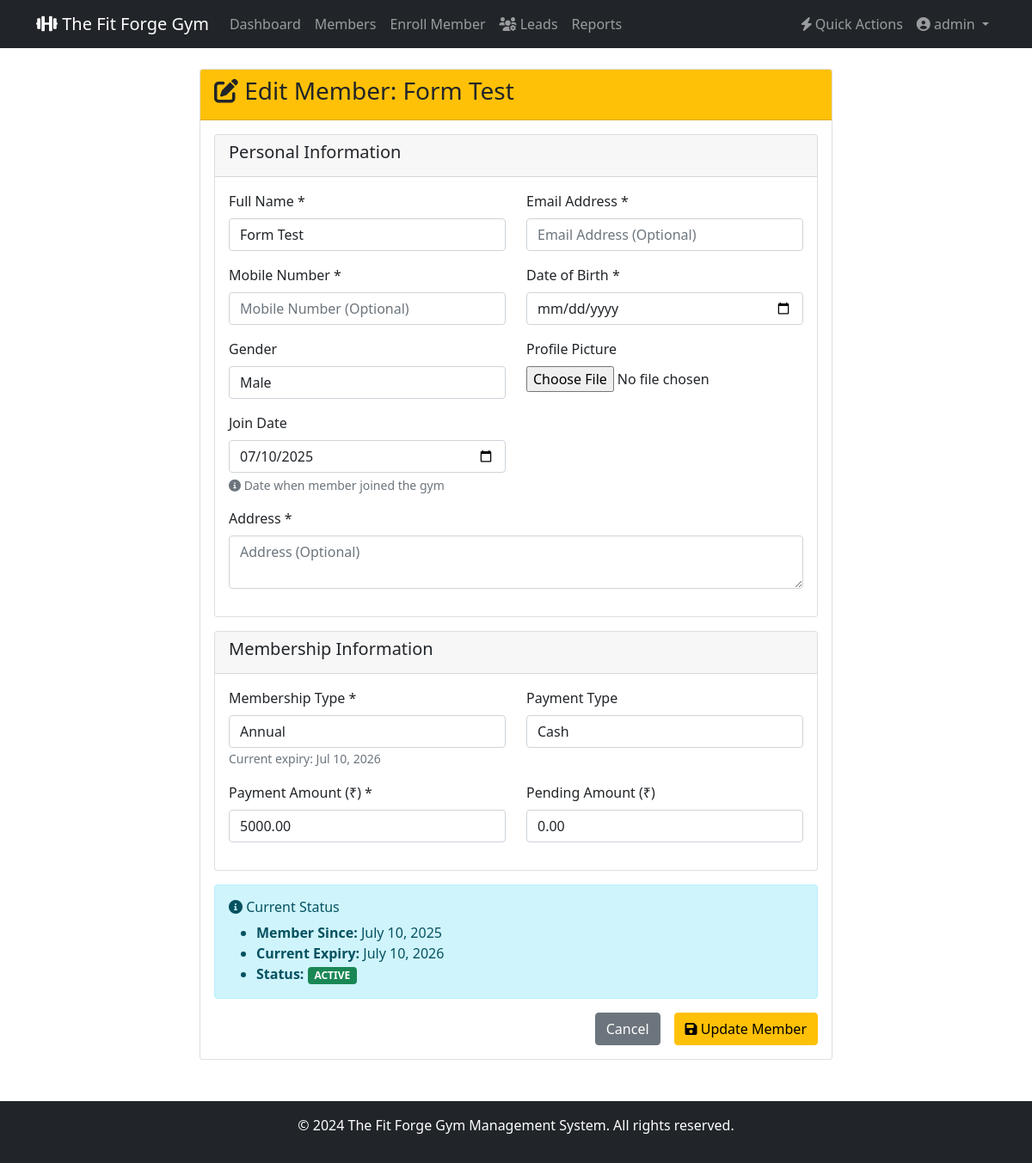
The app's page /members/94/edit/ (signed in) with its own data.
### members/models.py (models this page shows, shortened)
class Member(models.Model):
    MEMBERSHIP_TYPES = [
        ('monthly', 'Monthly'),
        ('quarterly', 'Quarterly'),
        ('half_yearly', 'Half-Yearly'),
        ('annual', 'Annual'),
    ]
    PAYMENT_TYPES = [
        ('cash', 'Cash'),
        ('card', 'Card'),
        ('upi', 'UPI'),
        ('cheque', 'Cheque'),
    ]
    GENDER_CHOICES = [
        ('M', 'Male'),
        ('F', 'Female'),
        ('O', 'Other'),
    ]
    name = models.CharField(max_length=100, help_text="Full name of the member")
    email = models.EmailField(unique=True, blank=True, null=True, help_text="Email address for communication (optional)")
    mobile_phone = models.CharField(
        max_length=15,
        blank=True,
        null=True,
        help_text="Contact number (optional)"
    )
    date_of_birth = models.DateField(blank=True, null=True, help_text="Date of birth (optional)")
    gender = models.CharField(max_length=1, choices=GENDER_CHOICES, default='M')
    address = models.TextField(blank=True, help_text="Complete address (optional)")
    member_since = models.DateField(default=date.today, help_text="Date when member joined")
    membership_type = models.CharField(max_length=20, choices=MEMBERSHIP_TYPES, default='monthly')
    expiry_date = models.DateField(blank=True, null=True, help_text="Membership expiry date (auto-calculated if not provided)")
    payment_amount = models.DecimalField(max_digits=10, decimal_places=2, help_text="Total membership fee")
    pending_amount = models.DecimalField(max_digits=10, decimal_places=2, default=0, help_text="Amount pending")
    payment_type = models.CharField(max_length=20, choices=PAYMENT_TYPES, default='cash')
    is_active = models.BooleanField(default=True, help_text="Is membership active")
    created_at = models.DateTimeField(auto_now_add=True)
    updated_at = models.DateTimeField(auto_now=True)
    profile_picture = models.ImageField(upload_to='member_photos/', blank=True, null=True)
    class Meta:
        ordering = ['-created_at']
        verbose_name = "Gym Member"
        verbose_name_plural = "Gym Members"
    @property
    def is_membership_expired(self):
        if not self.expiry_date:
            return False
        return date.today() > self.expiry_date
    @property
    def days_until_expiry(self):
        if not self.expiry_date:
            return 0
        return (self.expiry_date - date.today()).days

### members/views.py (the view)
# urls.py: path('members/<int:pk>/edit/', views.member_edit, name='member_edit'),
@login_required
def member_edit(request, pk):
    member = get_object_or_404(Member, pk=pk)
    if request.method == 'POST':
        form = MemberForm(request.POST, request.FILES, instance=member)
        if form.is_valid():
            with transaction.atomic():
                form.save()
                messages.success(request, f'✅ Member {member.name} updated successfully!')
                return redirect('member_detail', pk=member.pk)
    else:
        form = MemberForm(instance=member)
    context = {
        'form': form,
        'member': member,
    }
    return render(request, 'members/member_edit.html', context)

### templates/members/member_edit.html (shortened to what this page needs)
{% extends 'base.html' %}
{% block content %}
<div class="row">
    <div class="col-lg-8 mx-auto">
        <div class="card">
            <div class="card-header bg-warning text-dark">
                <h3><i class="fas fa-edit"></i> Edit Member: {{ member.name }}</h3>
            </div>
            <div class="card-body">
                <form method="post" enctype="multipart/form-data">
                    <div class="card mb-3">
                        <div class="card-header">
                            <h5>Personal Information</h5>
                        </div>
                        <div class="card-body">
                            <div class="row">
                                <div class="col-md-6">
                                    <div class="mb-3">
                                        <label for="{{ form.name.id_for_label }}" class="form-label">Full Name *</label>
                                        {{ form.name }}
                                    </div>
                                </div>
                                <div class="col-md-6">
                                    <div class="mb-3">
                                        <label for="{{ form.email.id_for_label }}" class="form-label">Email Address *</label>
                                        {{ form.email }}
                                    </div>
                                </div>
                            </div>
                            <div class="row">
                                <div class="col-md-6">
                                    <div class="mb-3">
                                        <label for="{{ form.mobile_phone.id_for_label }}" class="form-label">Mobile Number *</label>
                                        {{ form.mobile_phone }}
                                    </div>
                                </div>
                                <div class="col-md-6">
                                    <div class="mb-3">
                                        <label for="{{ form.date_of_birth.id_for_label }}" class="form-label">Date of Birth *</label>
                                        {{ form.date_of_birth }}
                                    </div>
                                </div>
                            </div>
                            <div class="row">
                                <div class="col-md-6">
                                    <div class="mb-3">
                                        <label for="{{ form.gender.id_for_label }}" class="form-label">Gender</label>
                                        {{ form.gender }}
                                    </div>
                                </div>
                                <div class="col-md-6">
                                    <div class="mb-3">
                                        <label for="{{ form.profile_picture.id_for_label }}" class="form-label">Profile Picture</label>
                                        {{ form.profile_picture }}
                                    </div>
                                </div>
                            </div>
                            <div class="row">
                                <div class="col-md-6">
                                    <div class="mb-3">
                                        <label for="{{ form.member_since.id_for_label }}" class="form-label">Join Date</label>
                                        {{ form.member_since }}
                                        <div class="form-text">
                                            <i class="fas fa-info-circle"></i> Date when member joined the gym
                                        </div>
                                    </div>
                                </div>
                            </div>
                            <div class="mb-3">
                                <label for="{{ form.address.id_for_label }}" class="form-label">Address *</label>
                                {{ form.address }}
                            </div>
                        </div>
                    </div>
                    <div class="card mb-3">
                        <div class="card-header">
                            <h5>Membership Information</h5>
                        </div>
                        <div class="card-body">
                            <div class="row">
                                <div class="col-md-6">
                                    <div class="mb-3">
                                        <label for="{{ form.membership_type.id_for_label }}" class="form-label">Membership Type *</label>
                                        {{ form.membership_type }}
                                        <small class="form-text text-muted">
                                            Current expiry: {{ member.expiry_date|date:"M d, Y" }}
                                        </small>
                                    </div>
                                </div>
                                <div class="col-md-6">
                                    <div class="mb-3">
                                        <label for="{{ form.payment_type.id_for_label }}" class="form-label">Payment Type</label>
                                        {{ form.payment_type }}
                                    </div>
                                </div>
                            </div>
                            <div class="row">
                                <div class="col-md-6">
                                    <div class="mb-3">
                                        <label for="{{ form.payment_amount.id_for_label }}" class="form-label">Payment Amount (₹) *</label>
                                        {{ form.payment_amount }}
                                    </div>
                                </div>
                                <div class="col-md-6">
                                    <div class="mb-3">
                                        <label for="{{ form.pending_amount.id_for_label }}" class="form-label">Pending Amount (₹)</label>
                                        {{ form.pending_amount }}
                                    </div>
                                </div>
                            </div>
                        </div>
                    </div>
                    <div class="alert alert-info">
                        <h6><i class="fas fa-info-circle"></i> Current Status</h6>
                        <ul class="mb-0">
                            <li><strong>Member Since:</strong> {{ member.member_since|date:"F d, Y" }}</li>
                            <li><strong>Current Expiry:</strong> {{ member.expiry_date|date:"F d, Y" }}</li>
                            <li><strong>Status:</strong>
                                {% if member.is_membership_expired %}
                                    <span class="badge bg-danger">EXPIRED</span>
                                {% elif member.days_until_expiry <= 7 %}
                                    <span class="badge bg-warning">EXPIRING SOON</span>
                                {% else %}
                                    <span class="badge bg-success">ACTIVE</span>
                                {% endif %}
                            </li>
                        </ul>
                    </div>
                    <div class="d-grid gap-2 d-md-flex justify-content-md-end">
                        <a href="{% url 'member_detail' member.pk %}" class="btn btn-secondary me-md-2">Cancel</a>
                        <button type="submit" class="btn btn-warning">
                            <i class="fas fa-save"></i> Update Member
                        </button>
                    </div>
                </form>
            </div>
        </div>
    </div>
</div>
{% endblock %}

### templates/base.html (shortened to what this page needs)
<!DOCTYPE html>
<html lang="en">
<head>
    <link href="https://cdn.jsdelivr.net/npm/bootstrap@5.1.3/dist/css/bootstrap.min.css" rel="stylesheet">
    <link href="https://cdnjs.cloudflare.com/ajax/libs/font-awesome/6.0.0/css/all.min.css" rel="stylesheet">
</head>
<body>
    <nav class="navbar navbar-expand-lg navbar-dark bg-dark">
        <div class="container">
            <a class="navbar-brand" href="{% url 'home' %}">
                <i class="fas fa-dumbbell"></i> The Fit Forge Gym
            </a>
            <div class="collapse navbar-collapse" id="navbarNav">
                <ul class="navbar-nav me-auto">
                    {% if not user.is_authenticated %}
                    <li class="nav-item">
                        <a class="nav-link {% if request.resolver_match.url_name == 'home' %}active{% endif %}" href="{% url 'home' %}">Home</a>
                    </li>
                    {% elif user.is_authenticated %}
                    <li class="nav-item">
                        <a class="nav-link {% if request.resolver_match.url_name == 'dashboard' %}active{% endif %}" href="{% url 'dashboard' %}">Dashboard</a>
                    </li>
                    <li class="nav-item">
                        <a class="nav-link {% if request.resolver_match.url_name == 'member_list' %}active{% endif %}" href="{% url 'member_list' %}">Members</a>
                    </li>
                    <li class="nav-item">
                        <a class="nav-link {% if request.resolver_match.url_name == 'member_enroll' %}active{% endif %}" href="{% url 'member_enroll' %}">Enroll Member</a>
                    </li>
                    <li class="nav-item">
                        <a class="nav-link {% if request.resolver_match.url_name == 'lead_list' %}active{% endif %}" href="{% url 'lead_list' %}">
                            <i class="fas fa-users-cog"></i> Leads
                        </a>
                    </li>
                    <li class="nav-item">
                        <a class="nav-link {% if request.resolver_match.url_name == 'reports' %}active{% endif %}" href="{% url 'reports' %}">Reports</a>
                    </li>
                    {% endif %}
                </ul>
                <ul class="navbar-nav">
                    {% if user.is_authenticated %}
                    <li class="nav-item">
                        <a class="nav-link {% if request.resolver_match.url_name == 'quick_actions' %}active{% endif %}" href="{% url 'quick_actions' %}">
                            <i class="fas fa-bolt"></i> Quick Actions
                        </a>
                    </li>
                    <li class="nav-item dropdown">
                        <a class="nav-link dropdown-toggle" href="#" id="navbarDropdown" role="button" data-bs-toggle="dropdown">
                            <i class="fas fa-user-circle"></i> {{ user.first_name|default:user.username }}
                        </a>
                    </li>
                    {% else %}
                    <li class="nav-item">
                        <a class="nav-link login-btn" href="{% url 'login' %}">
                            <i class="fas fa-sign-in-alt"></i> Login
                        </a>
                    </li>
                    {% endif %}
                </ul>
            </div>
        </div>
    </nav>
    <main class="container mt-4">
        {% block content %}{% endblock %}
    </main>
    <footer class="bg-dark text-white text-center py-3 mt-5">
        <div class="container">
            <p>&copy; 2024 The Fit Forge Gym Management System. All rights reserved.</p>
        </div>
    </footer>
</body>
</html>

### records on screen
Member: name "Form Test", gender "Male", member_since "07/10/2025", membership_type "Annual", expiry_date "Jul 10, 2026", payment_type "Cash", payment_amount "5000.00", pending_amount "0.00", member_since "July 10, 2025", expiry_date "July 10, 2026"

### other values on screen
{{ user.first_name|default:user.username }} "admin"
